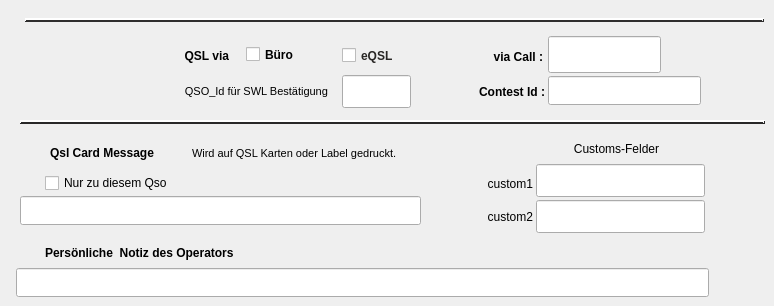
      <widget class="QWidget" name="Seite">
       <attribute name="title">
        <string>( F4 )  QSL  |  Notiz | Kommentar </string>
       </attribute>
       <widget class="QLabel" name="label_4">
        <property name="geometry">
         <rect>
          <x>45</x>
          <y>240</y>
          <width>237</width>
          <height>25</height>
         </rect>
        </property>
        <property name="font">
         <font>
          <weight>75</weight>
          <bold>true</bold>
         </font>
        </property>
        <property name="text">
         <string>Persönliche  Notiz des Operators</string>
        </property>
       </widget>
       <widget class="QLabel" name="label_28">
        <property name="geometry">
         <rect>
          <x>50</x>
          <y>140</y>
          <width>133</width>
          <height>25</height>
         </rect>
        </property>
        <property name="font">
         <font>
          <weight>75</weight>
          <bold>true</bold>
         </font>
        </property>
        <property name="text">
         <string>Qsl Card Message</string>
        </property>
       </widget>
       <widget class="QLabel" name="label_29">
        <property name="geometry">
         <rect>
          <x>192</x>
          <y>140</y>
          <width>233</width>
          <height>26</height>
         </rect>
        </property>
        <property name="font">
         <font>
          <pointsize>8</pointsize>
          <weight>50</weight>
          <bold>false</bold>
         </font>
        </property>
        <property name="text">
         <string>Wird auf QSL Karten oder Label gedruckt.</string>
        </property>
       </widget>
       <widget class="QLineEdit" name="wKomEdit">
        <property name="geometry">
         <rect>
          <x>20</x>
          <y>196</y>
          <width>401</width>
          <height>29</height>
         </rect>
        </property>
        <property name="font">
         <font>
          <weight>50</weight>
          <bold>false</bold>
         </font>
        </property>
       </widget>
       <widget class="QLabel" name="label_35">
        <property name="geometry">
         <rect>
          <x>310</x>
          <y>240</y>
          <width>146</width>
          <height>16</height>
         </rect>
        </property>
        <property name="font">
         <font>
          <pointsize>8</pointsize>
          <weight>50</weight>
          <bold>false</bold>
         </font>
        </property>
        <property name="text">
         <string/>
        </property>
       </widget>
       <widget class="QCheckBox" name="checkBoxKom">
        <property name="geometry">
         <rect>
          <x>45</x>
          <y>172</y>
          <width>157</width>
          <height>22</height>
         </rect>
        </property>
        <property name="font">
         <font>
          <weight>50</weight>
          <bold>false</bold>
         </font>
        </property>
        <property name="focusPolicy">
         <enum>Qt::NoFocus</enum>
        </property>
        <property name="text">
         <string>Nur zu diesem Qso</string>
        </property>
       </widget>
       <widget class="QLineEdit" name="wNotizEdit">
        <property name="geometry">
         <rect>
          <x>16</x>
          <y>268</y>
          <width>693</width>
          <height>29</height>
         </rect>
        </property>
        <property name="font">
         <font>
          <weight>50</weight>
          <bold>false</bold>
         </font>
        </property>
       </widget>
       <widget class="QLineEdit" name="wQslMgr">
        <property name="geometry">
         <rect>
          <x>548</x>
          <y>36</y>
          <width>113</width>
          <height>37</height>
         </rect>
        </property>
        <property name="font">
         <font>
          <weight>50</weight>
          <bold>false</bold>
         </font>
        </property>
       </widget>
       <widget class="QLabel" name="label_51">
        <property name="geometry">
         <rect>
          <x>452</x>
          <y>44</y>
          <width>91</width>
          <height>26</height>
         </rect>
        </property>
        <property name="font">
         <font>
          <weight>75</weight>
          <bold>true</bold>
         </font>
        </property>
        <property name="text">
         <string>via Call :</string>
        </property>
        <property name="alignment">
         <set>Qt::AlignRight|Qt::AlignTrailing|Qt::AlignVCenter</set>
        </property>
       </widget>
       <widget class="QLabel" name="label_27">
        <property name="geometry">
         <rect>
          <x>464</x>
          <y>76</y>
          <width>81</width>
          <height>31</height>
         </rect>
        </property>
        <property name="font">
         <font>
          <weight>75</weight>
          <bold>true</bold>
         </font>
        </property>
        <property name="text">
         <string>Contest Id :</string>
        </property>
        <property name="alignment">
         <set>Qt::AlignRight|Qt::AlignTrailing|Qt::AlignVCenter</set>
        </property>
       </widget>
       <widget class="QLineEdit" name="wEditContestId">
        <property name="geometry">
         <rect>
          <x>548</x>
          <y>76</y>
          <width>153</width>
          <height>29</height>
         </rect>
        </property>
       </widget>
       <widget class="Line" name="line_6">
        <property name="geometry">
         <rect>
          <x>25</x>
          <y>12</y>
          <width>739</width>
          <height>16</height>
         </rect>
        </property>
        <property name="palette">
         <palette>
          <active>
           <colorrole role="WindowText">
            <brush brushstyle="SolidPattern">
             <color alpha="255">
              <red>20</red>
              <green>19</green>
              <blue>18</blue>
             </color>
            </brush>
           </colorrole>
           <colorrole role="Dark">
            <brush brushstyle="SolidPattern">
             <color alpha="255">
              <red>47</red>
              <green>46</green>
              <blue>46</blue>
             </color>
            </brush>
           </colorrole>
           <colorrole role="Text">
            <brush brushstyle="SolidPattern">
             <color alpha="255">
              <red>20</red>
              <green>19</green>
              <blue>18</blue>
             </color>
            </brush>
           </colorrole>
           <colorrole role="ButtonText">
            <brush brushstyle="SolidPattern">
             <color alpha="255">
              <red>20</red>
              <green>19</green>
              <blue>18</blue>
             </color>
            </brush>
           </colorrole>
          </active>
          <inactive>
           <colorrole role="WindowText">
            <brush brushstyle="SolidPattern">
             <color alpha="255">
              <red>20</red>
              <green>19</green>
              <blue>18</blue>
             </color>
            </brush>
           </colorrole>
           <colorrole role="Dark">
            <brush brushstyle="SolidPattern">
             <color alpha="255">
              <red>47</red>
              <green>46</green>
              <blue>46</blue>
             </color>
            </brush>
           </colorrole>
           <colorrole role="Text">
            <brush brushstyle="SolidPattern">
             <color alpha="255">
              <red>20</red>
              <green>19</green>
              <blue>18</blue>
             </color>
            </brush>
           </colorrole>
           <colorrole role="ButtonText">
            <brush brushstyle="SolidPattern">
             <color alpha="255">
              <red>20</red>
              <green>19</green>
              <blue>18</blue>
             </color>
            </brush>
           </colorrole>
          </inactive>
          <disabled>
           <colorrole role="WindowText">
            <brush brushstyle="SolidPattern">
             <color alpha="255">
              <red>47</red>
              <green>46</green>
              <blue>46</blue>
             </color>
            </brush>
           </colorrole>
           <colorrole role="Dark">
            <brush brushstyle="SolidPattern">
             <color alpha="255">
              <red>47</red>
              <green>46</green>
              <blue>46</blue>
             </color>
            </brush>
           </colorrole>
           <colorrole role="Text">
            <brush brushstyle="SolidPattern">
             <color alpha="255">
              <red>47</red>
              <green>46</green>
              <blue>46</blue>
             </color>
            </brush>
           </colorrole>
           <colorrole role="ButtonText">
            <brush brushstyle="SolidPattern">
             <color alpha="255">
              <red>47</red>
              <green>46</green>
              <blue>46</blue>
             </color>
            </brush>
           </colorrole>
          </disabled>
         </palette>
        </property>
        <property name="frameShadow">
         <enum>QFrame::Raised</enum>
        </property>
        <property name="lineWidth">
         <number>2</number>
        </property>
        <property name="orientation">
         <enum>Qt::Horizontal</enum>
        </property>
       </widget>
       <widget class="Line" name="line_5">
        <property name="geometry">
         <rect>
          <x>20</x>
          <y>112</y>
          <width>745</width>
          <height>21</height>
         </rect>
        </property>
        <property name="palette">
         <palette>
          <active>
           <colorrole role="WindowText">
            <brush brushstyle="SolidPattern">
             <color alpha="255">
              <red>20</red>
              <green>19</green>
              <blue>18</blue>
             </color>
            </brush>
           </colorrole>
           <colorrole role="Dark">
            <brush brushstyle="SolidPattern">
             <color alpha="255">
              <red>41</red>
              <green>40</green>
              <blue>40</blue>
             </color>
            </brush>
           </colorrole>
           <colorrole role="Text">
            <brush brushstyle="SolidPattern">
             <color alpha="255">
              <red>20</red>
              <green>19</green>
              <blue>18</blue>
             </color>
            </brush>
           </colorrole>
           <colorrole role="ButtonText">
            <brush brushstyle="SolidPattern">
             <color alpha="255">
              <red>20</red>
              <green>19</green>
              <blue>18</blue>
             </color>
            </brush>
           </colorrole>
          </active>
          <inactive>
           <colorrole role="WindowText">
            <brush brushstyle="SolidPattern">
             <color alpha="255">
              <red>20</red>
              <green>19</green>
              <blue>18</blue>
             </color>
            </brush>
           </colorrole>
           <colorrole role="Dark">
            <brush brushstyle="SolidPattern">
             <color alpha="255">
              <red>41</red>
              <green>40</green>
              <blue>40</blue>
             </color>
            </brush>
           </colorrole>
           <colorrole role="Text">
            <brush brushstyle="SolidPattern">
             <color alpha="255">
              <red>20</red>
              <green>19</green>
              <blue>18</blue>
             </color>
            </brush>
           </colorrole>
           <colorrole role="ButtonText">
            <brush brushstyle="SolidPattern">
             <color alpha="255">
              <red>20</red>
              <green>19</green>
              <blue>18</blue>
             </color>
            </brush>
           </colorrole>
          </inactive>
          <disabled>
           <colorrole role="WindowText">
            <brush brushstyle="SolidPattern">
             <color alpha="255">
              <red>41</red>
              <green>40</green>
              <blue>40</blue>
             </color>
            </brush>
           </colorrole>
           <colorrole role="Dark">
            <brush brushstyle="SolidPattern">
             <color alpha="255">
              <red>41</red>
              <green>40</green>
              <blue>40</blue>
             </color>
            </brush>
           </colorrole>
           <colorrole role="Text">
            <brush brushstyle="SolidPattern">
             <color alpha="255">
              <red>41</red>
              <green>40</green>
              <blue>40</blue>
             </color>
            </brush>
           </colorrole>
           <colorrole role="ButtonText">
            <brush brushstyle="SolidPattern">
             <color alpha="255">
              <red>41</red>
              <green>40</green>
              <blue>40</blue>
             </color>
            </brush>
           </colorrole>
          </disabled>
         </palette>
        </property>
        <property name="frameShadow">
         <enum>QFrame::Raised</enum>
        </property>
        <property name="lineWidth">
         <number>2</number>
        </property>
        <property name="orientation">
         <enum>Qt::Horizontal</enum>
        </property>
       </widget>
       <widget class="QCheckBox" name="checkBoxBuero">
        <property name="geometry">
         <rect>
          <x>246</x>
          <y>40</y>
          <width>81</width>
          <height>29</height>
         </rect>
        </property>
        <property name="palette">
         <palette>
          <active>
           <colorrole role="Button">
            <brush brushstyle="SolidPattern">
             <color alpha="255">
              <red>143</red>
              <green>191</green>
              <blue>135</blue>
             </color>
            </brush>
           </colorrole>
          </active>
          <inactive>
           <colorrole role="Button">
            <brush brushstyle="SolidPattern">
             <color alpha="255">
              <red>143</red>
              <green>191</green>
              <blue>135</blue>
             </color>
            </brush>
           </colorrole>
          </inactive>
          <disabled>
           <colorrole role="Button">
            <brush brushstyle="SolidPattern">
             <color alpha="255">
              <red>143</red>
              <green>191</green>
              <blue>135</blue>
             </color>
            </brush>
           </colorrole>
          </disabled>
         </palette>
        </property>
        <property name="font">
         <font>
          <weight>75</weight>
          <bold>true</bold>
         </font>
        </property>
        <property name="focusPolicy">
         <enum>Qt::NoFocus</enum>
        </property>
        <property name="text">
         <string>Büro</string>
        </property>
        <property name="checked">
         <bool>false</bool>
        </property>
       </widget>
       <widget class="QCheckBox" name="checkBoxEqsl">
        <property name="enabled">
         <bool>true</bool>
        </property>
        <property name="geometry">
         <rect>
          <x>342</x>
          <y>44</y>
          <width>85</width>
          <height>23</height>
         </rect>
        </property>
        <property name="palette">
         <palette>
          <active>
           <colorrole role="WindowText">
            <brush brushstyle="SolidPattern">
             <color alpha="255">
              <red>41</red>
              <green>39</green>
              <blue>37</blue>
             </color>
            </brush>
           </colorrole>
           <colorrole role="Button">
            <brush brushstyle="SolidPattern">
             <color alpha="255">
              <red>143</red>
              <green>191</green>
              <blue>135</blue>
             </color>
            </brush>
           </colorrole>
          </active>
          <inactive>
           <colorrole role="WindowText">
            <brush brushstyle="SolidPattern">
             <color alpha="255">
              <red>41</red>
              <green>39</green>
              <blue>37</blue>
             </color>
            </brush>
           </colorrole>
           <colorrole role="Button">
            <brush brushstyle="SolidPattern">
             <color alpha="255">
              <red>143</red>
              <green>191</green>
              <blue>135</blue>
             </color>
            </brush>
           </colorrole>
          </inactive>
          <disabled>
           <colorrole role="WindowText">
            <brush brushstyle="SolidPattern">
             <color alpha="255">
              <red>146</red>
              <green>145</green>
              <blue>144</blue>
             </color>
            </brush>
           </colorrole>
           <colorrole role="Button">
            <brush brushstyle="SolidPattern">
             <color alpha="255">
              <red>143</red>
              <green>191</green>
              <blue>135</blue>
             </color>
            </brush>
           </colorrole>
          </disabled>
         </palette>
        </property>
        <property name="font">
         <font>
          <pointsize>9</pointsize>
          <weight>75</weight>
          <bold>true</bold>
         </font>
        </property>
        <property name="focusPolicy">
         <enum>Qt::NoFocus</enum>
        </property>
        <property name="text">
         <string>eQSL</string>
        </property>
       </widget>
       <widget class="QLabel" name="label_18">
        <property name="geometry">
         <rect>
          <x>150</x>
          <y>43</y>
          <width>79</width>
          <height>25</height>
         </rect>
        </property>
        <property name="font">
         <font>
          <pointsize>9</pointsize>
          <weight>75</weight>
          <bold>true</bold>
         </font>
        </property>
        <property name="text">
         <string>QSL via</string>
        </property>
        <property name="alignment">
         <set>Qt::AlignRight|Qt::AlignTrailing|Qt::AlignVCenter</set>
        </property>
       </widget>
       <widget class="QLabel" name="label_custo1">
        <property name="geometry">
         <rect>
          <x>464</x>
          <y>172</y>
          <width>69</width>
          <height>24</height>
         </rect>
        </property>
        <property name="text">
         <string>custom1</string>
        </property>
        <property name="alignment">
         <set>Qt::AlignRight|Qt::AlignTrailing|Qt::AlignVCenter</set>
        </property>
       </widget>
       <widget class="QLineEdit" name="wCustom1">
        <property name="geometry">
         <rect>
          <x>536</x>
          <y>164</y>
          <width>169</width>
          <height>33</height>
         </rect>
        </property>
       </widget>
       <widget class="QLabel" name="label_custo2">
        <property name="geometry">
         <rect>
          <x>468</x>
          <y>204</y>
          <width>65</width>
          <height>25</height>
         </rect>
        </property>
        <property name="text">
         <string>custom2</string>
        </property>
        <property name="alignment">
         <set>Qt::AlignRight|Qt::AlignTrailing|Qt::AlignVCenter</set>
        </property>
       </widget>
       <widget class="QLineEdit" name="wCustom2">
        <property name="geometry">
         <rect>
          <x>536</x>
          <y>200</y>
          <width>169</width>
          <height>33</height>
         </rect>
        </property>
       </widget>
       <widget class="QLabel" name="label_58">
        <property name="geometry">
         <rect>
          <x>536</x>
          <y>136</y>
          <width>161</width>
          <height>26</height>
         </rect>
        </property>
        <property name="text">
         <string>Customs-Felder</string>
        </property>
        <property name="alignment">
         <set>Qt::AlignCenter</set>
        </property>
       </widget>
       <widget class="QLineEdit" name="wSwl">
        <property name="geometry">
         <rect>
          <x>342</x>
          <y>75</y>
          <width>69</width>
          <height>33</height>
         </rect>
        </property>
       </widget>
       <widget class="QLabel" name="label_2">
        <property name="geometry">
         <rect>
          <x>114</x>
          <y>80</y>
          <width>217</width>
          <height>23</height>
         </rect>
        </property>
        <property name="font">
         <font>
          <pointsize>8</pointsize>
         </font>
        </property>
        <property name="text">
         <string>QSO_Id für SWL Bestätigung </string>
        </property>
        <property name="alignment">
         <set>Qt::AlignRight|Qt::AlignTrailing|Qt::AlignVCenter</set>
        </property>
       </widget>
      </widget>
